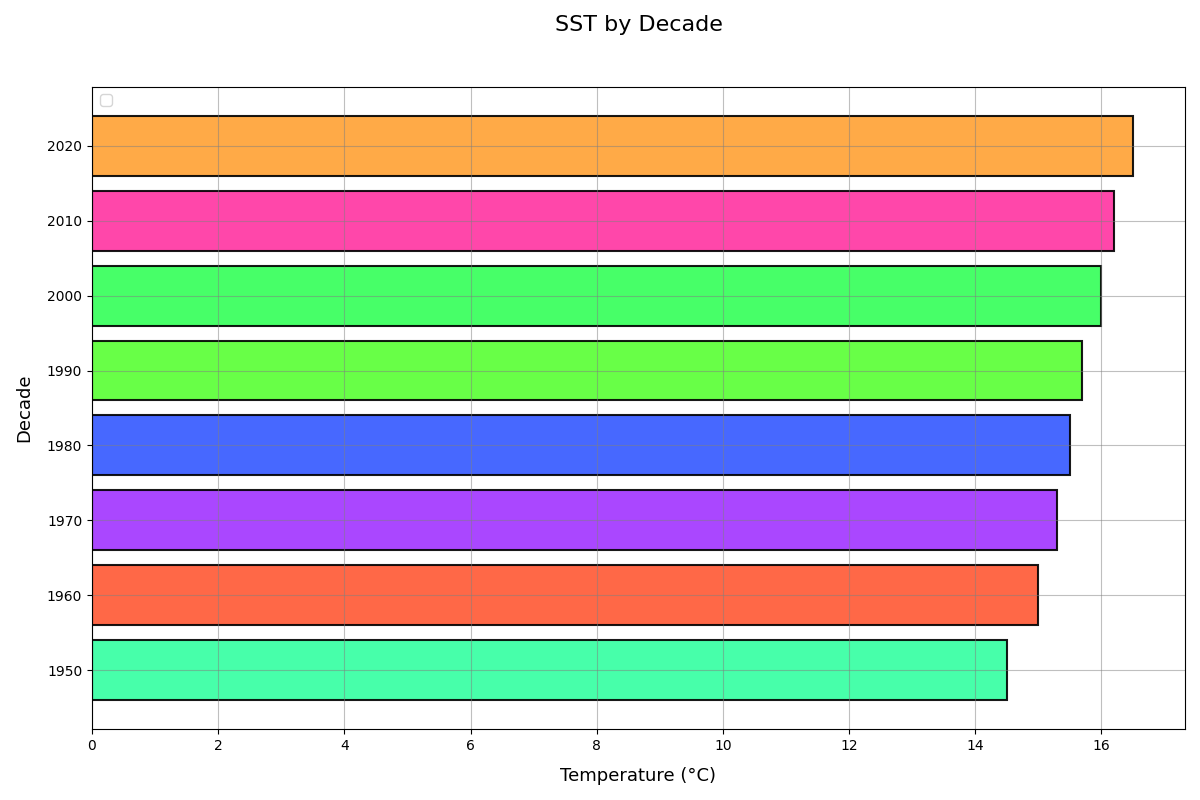

Write Python code to recreate this figure.
import matplotlib.pyplot as plt
import numpy as np

decades = np.array([1950, 1960, 1970, 1980, 1990, 2000, 2010, 2020])
sea_surface_temp = np.array([14.5, 15.0, 15.3, 15.5, 15.7, 16.0, 16.2, 16.5])

fig, ax = plt.subplots(figsize=(12, 8))

# Shuffled colors and added another color
colors = ['#33FFA1', '#FF5733', '#A133FF', '#3357FF', '#57FF33', '#33FF57', '#FF33A1', '#FFA133']
# Changed the opacity and border width
ax.barh(decades, sea_surface_temp, height=8, color=colors, alpha=0.9, edgecolor='black', linewidth=1.5)

# Changed title position (using pad)
ax.set_title('SST by Decade', fontsize=16, pad=40)
# Changed xlabel styling
ax.set_xlabel('Temperature (°C)', fontsize=13, labelpad=10)
# Changed ylabel styling
ax.set_ylabel('Decade', fontsize=13, labelpad=10)
# Modified grid style
ax.grid(True, linestyle='-', color='grey', alpha=0.5)
# Changed legend location and added legend frame
ax.legend(loc='upper left', fontsize=11, frameon=True)

plt.tight_layout()
plt.show()
